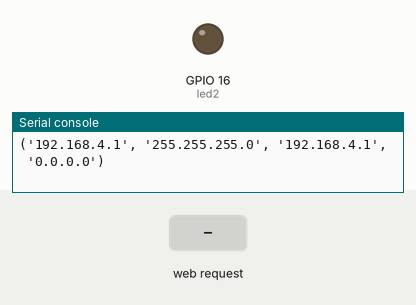
A program run on a simulated ESP8266 board running MicroPython. Shown: output pins drawn as LEDs (lit = HIGH), the last lines printed to the serial console. Inputs (shaded band) come from the test bench. The board's own WiFi access point starts at once.

Above: at 1.2 s.
1.3 s: HTTP request GET /?led=off received
At 1.7 s:
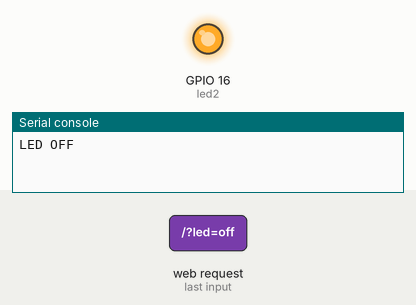
2.8 s: HTTP request GET /?led=on received
At 4.1 s:
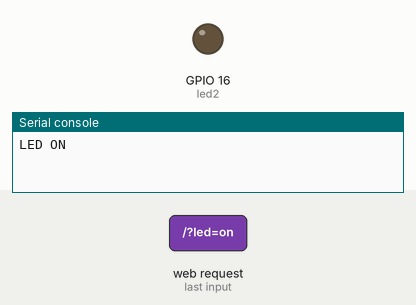
Timing chart, 0 to 5.8 s (numbered marks = the images above; inputs shaded):
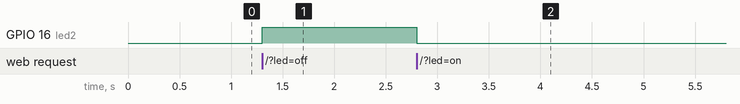

Measured:
- after the input at 1.3 s, GPIO 16 (led2): LOW → HIGH at once
- after the input at 2.8 s, GPIO 16 (led2): HIGH → LOW at once

The program:

4.connectivity_ap_onoff_page.py
```python
import network

# create access point using previous example
AccessPointName = "esp8266-ap"

# config your network
ap = network.WLAN(network.AP_IF)
ap.active(True)
ap.config(essid=AccessPointName,password='123456789')

# wait for access point to active a bit
while ap.active() == False:
    sleep(0.1)

# connection successful
print('Access point',AccessPointName,'Connection successful')
print('Connect to this access point using ssid and password')

# now print out config
print(ap.ifconfig())

# save the simple_page.html to upython file system
# return html web page (text)
def web_page(led,page_file="onoff_page.html"):
    if led.value() == 0:
        gpio_state="ON"
    else:
        gpio_state="OFF"
    with open(page_file,'r') as pf:
        html = pf.read()
    html = html.replace("{{gpio_state}}",gpio_state)
    return html

# create a socket at port 80
import socket
s = socket.socket(socket.AF_INET, socket.SOCK_STREAM)
s.bind(('', 80))
s.listen(5)

from machine import Pin
# turning LED on board 2
led2 = Pin(16, Pin.OUT)

while True:
    conn, addr = s.accept()
    print('Got a connection from %s' % str(addr))
    request = conn.recv(1024)
    print('Content = %s' % str(request))
    led_cmd_on = request.find(b'/?led=on')
    led_cmd_off = request.find(b'/?led=off')
    if led_cmd_on > 0 and led_cmd_on < 256:
        print('LED ON')
        led2.value(0)
    elif led_cmd_off > 0 and led_cmd_off < 256:
        print('LED OFF')
        led2.value(1)
    response = web_page(led2)
    conn.send('HTTP/1.1 200 OK\n')
    conn.send('Content-Type: text/html\n')
    conn.send('Connection: close\n\n')
    conn.sendall(response)
    conn.close()
```
